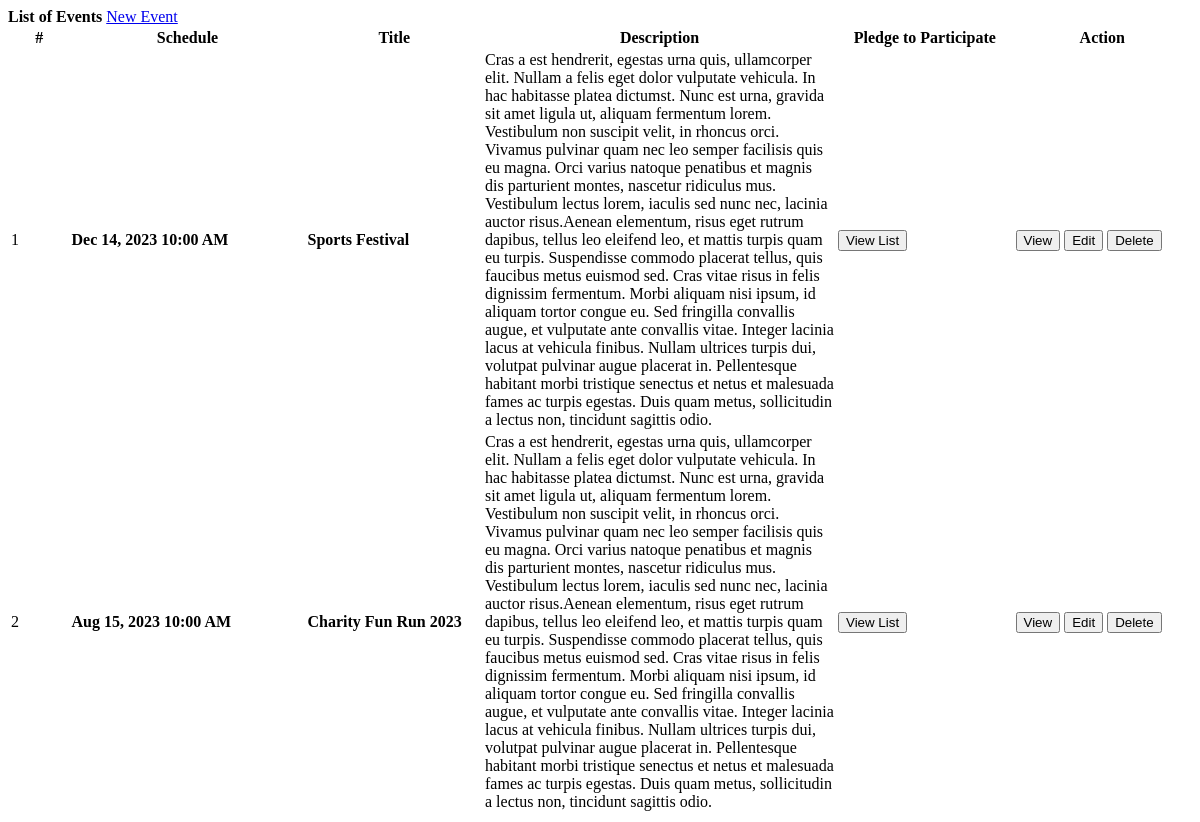
Before: /admin/events.php with the older database file.
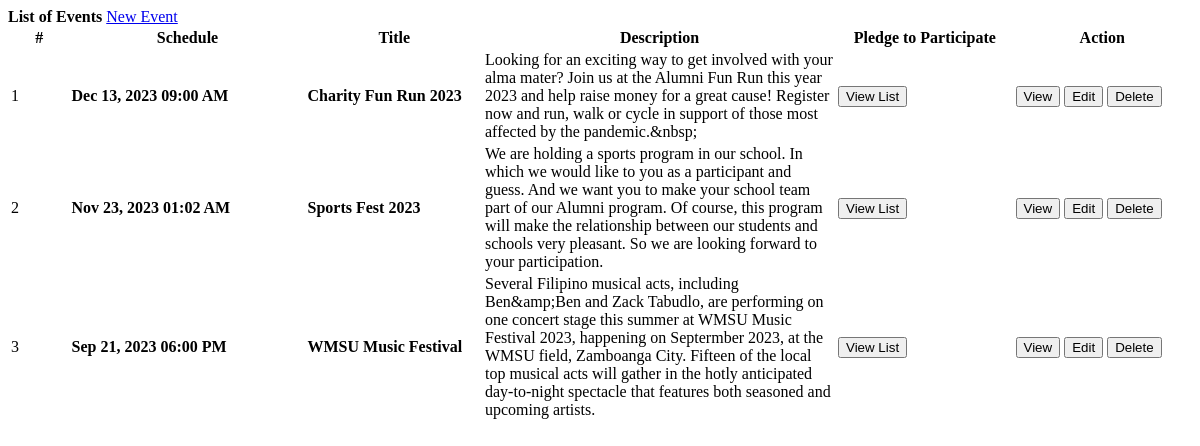
After: the same page with the newer database file.
### tables this page shows
CREATE TABLE `events` (
  `id` int(30) NOT NULL,
  `user_id` int(30) NOT NULL,
  `title` varchar(250) NOT NULL,
  `content` text NOT NULL,
  `schedule` datetime NOT NULL,
  `banner` text NOT NULL,
  `date_created` datetime NOT NULL DEFAULT current_timestamp()
);

### admin/events.php (the view, shortened to what this page needs)
<?php include('db_connect.php'); ?>
<div class="container-fluid">
    <div class="col-lg-12">
        <div class="row">
            <div class="col-md-12">
                <div class="card">
                    <div class="card-header">
                        <b>List of Events</b>
                        <span class="float:right"><a class="btn btn-primary btn-block btn-sm col-sm-2 float-right"
                                                     href="index.php?page=manage_event" id="new_event">
					<i class="fa fa-plus"></i> New Event
				</a></span>
                    </div>
                    <div class="card-body">
                        <table class="table table-condensed table-bordered table-hover">
                            <colgroup>
                                <col width="5%">
                                <col width="20%">
                                <col width="15%">
                                <col width="30%">
                                <col width="15%">
                                <col width="15%">
                            </colgroup>
                            <thead>
                            <tr>
                                <th class="text-center">#</th>
                                <th class="">Schedule</th>
                                <th class="">Title</th>
                                <th class="">Description</th>
                                <th class="">Pledge to Participate</th>
                                <th class="text-center">Action</th>
                            </tr>
                            </thead>
                            <tbody>
                            <?php
                            $i = 1;
                            $events = $conn->query("SELECT * FROM events order by unix_timestamp(schedule) desc ");
                            while ($row = $events->fetch_assoc()):
                                $trans = get_html_translation_table(HTML_ENTITIES, ENT_QUOTES);
                                unset($trans["\""], $trans["<"], $trans[">"], $trans["<h2"]);
                                $desc = strtr(html_entity_decode($row['content']), $trans);
                                $desc = str_replace(["<li>", "</li>"], ["", ","], $desc);
                                ?>
                                <tr>
                                    <td class="text-center"><?php echo $i++ ?></td>
                                    <td class="">
                                        <p><b><?php echo date("M d, Y h:i A", strtotime($row['schedule'])) ?></b></p>
                                    </td>
                                    <td class="">
                                        <p><b><?php echo ucwords($row['title']) ?></b></p>
                                    </td>
                                    <td>
                                        <p class="truncate"><?php echo strip_tags($desc) ?></p>
                                    </td>
                                    <td class="text-center">
                                        <button class="btn btn-sm btn-outline-primary view_participant" type="button"
                                                data-id="<?php echo $row['id'] ?>">View List
                                        </button>
                                    </td>
                                    <td class="text-center">
                                        <button class="btn btn-sm btn-outline-primary view_event" type="button"
                                                data-id="<?php echo $row['id'] ?>">View
                                        </button>
                                        <button class="btn btn-sm btn-outline-primary edit_event" type="button"
                                                data-id="<?php echo $row['id'] ?>">Edit
                                        </button>
                                        <button class="btn btn-sm btn-outline-danger delete_event" type="button"
                                                data-id="<?php echo $row['id'] ?>">Delete
                                        </button>
                                    </td>
                                </tr>
                            <?php endwhile; ?>
                            </tbody>
                        </table>
                    </div>
                </div>
            </div>
        </div>
    </div>
</div>

Changed rows visible on the page:
removed events: schedule "Dec 14, 2023 10:00 AM", title "Sports Festival", content "Cras a est hendrerit, egestas urna quis, ullamcorper elit. Nullam a felis eget dolor vulputate vehicula. In hac habitasse platea dictumst. Nunc est urna, gravida sit amet ligula ut, aliquam fermentum lorem. Vestibulum non suscipit velit, in rhoncus orci. Vivamus pulvinar quam nec leo semper facilisis quis eu magna. Orci varius natoque penatibus et magnis dis parturient montes, nascetur ridiculus mus. Vestibulum lectus lorem, iaculis sed nunc nec, lacinia auctor risus.Aenean elementum, risus eget rutrum dapibus, tellus leo eleifend leo, et mattis turpis quam eu turpis. Suspendisse commodo placerat tellus, quis faucibus metus euismod sed. Cras vitae risus in felis dignissim fermentum. Morbi…"
added events: schedule "Dec 13, 2023 09:00 AM", title "Charity Fun Run 2023", content "Looking for an exciting way to get involved with your alma mater? Join us at the Alumni Fun Run this year 2023 and help raise money for a great cause! Register now and run, walk or cycle in support of those most affected by the pandemic.&nbsp;"
changed events: schedule "Aug 15, 2023 10:00 AM" → "Nov 23, 2023 01:02 AM"; title "Charity Fun Run 2023" → "Sports Fest 2023"; content "Cras a est hendrerit, egestas urna quis, ullamcorper elit. Nullam a felis eget dolor vulputate vehicula. In hac habitasse platea dictumst. Nunc est urna, gravida sit amet ligula ut, aliquam fermentum lorem. Vestibulum non suscipit velit, in rhoncus orci. Vivamus pulvinar quam nec leo semper facilisis quis eu magna. Orci varius natoque penatibus et magnis dis parturient montes, nascetur ridiculus mus. Vestibulum lectus lorem, iaculis sed nunc nec, lacinia auctor risus.Aenean elementum, risus eget rutrum dapibus, tellus leo eleifend leo, et mattis turpis quam eu turpis. Suspendisse commodo placerat tellus, quis faucibus metus euismod sed. Cras vitae risus in felis dignissim fermentum. Morbi…" → "We are holding a sports program in our school. In which we would like to you as a participant and guess. And we want you to make your school team part of our Alumni program. Of course, this program will make the relationship between our students and schools very pleasant. So we are looking forward to your participation."
added events: schedule "Sep 21, 2023 06:00 PM", title "WMSU Music Festival", content "Several Filipino musical acts, including Ben&amp;Ben and Zack Tabudlo, are performing on one concert stage this summer at WMSU Music Festival 2023, happening on Septermber 2023, at the WMSU field, Zamboanga City. Fifteen of the local top musical acts will gather in the hotly anticipated day-to-night spectacle that features both seasoned and upcoming artists."
